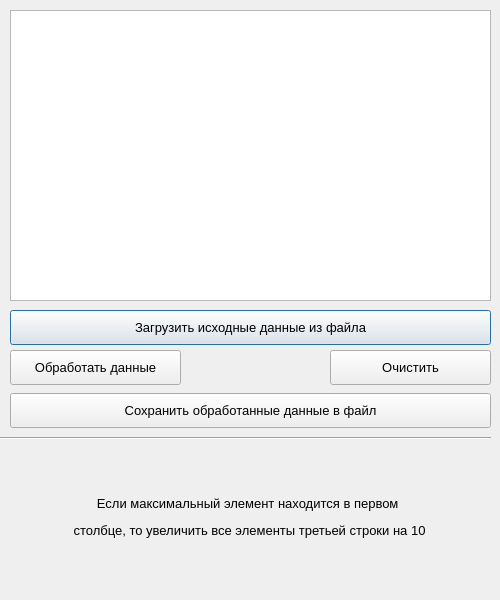
<?xml version="1.0" encoding="UTF-8"?>
<ui version="4.0">
 <class>Dialog</class>
 <widget class="QDialog" name="Dialog">
  <property name="geometry">
   <rect>
    <x>0</x>
    <y>0</y>
    <width>500</width>
    <height>600</height>
   </rect>
  </property>
  <property name="minimumSize">
   <size>
    <width>500</width>
    <height>600</height>
   </size>
  </property>
  <property name="maximumSize">
   <size>
    <width>500</width>
    <height>600</height>
   </size>
  </property>
  <property name="windowTitle">
   <string>Dialog</string>
  </property>
  <widget class="QPlainTextEdit" name="plainTextEdit">
   <property name="geometry">
    <rect>
     <x>10</x>
     <y>10</y>
     <width>481</width>
     <height>291</height>
    </rect>
   </property>
   <property name="font">
    <font>
     <family>Segoe UI</family>
     <pointsize>10</pointsize>
    </font>
   </property>
  </widget>
  <widget class="QPushButton" name="btn_upload_data">
   <property name="geometry">
    <rect>
     <x>10</x>
     <y>310</y>
     <width>481</width>
     <height>35</height>
    </rect>
   </property>
   <property name="font">
    <font>
     <family>Segoe UI</family>
     <pointsize>10</pointsize>
    </font>
   </property>
   <property name="text">
    <string>Загрузить исходные данные из файла</string>
   </property>
  </widget>
  <widget class="QPushButton" name="btn_process_data">
   <property name="geometry">
    <rect>
     <x>10</x>
     <y>350</y>
     <width>171</width>
     <height>35</height>
    </rect>
   </property>
   <property name="font">
    <font>
     <family>Segoe UI</family>
     <pointsize>10</pointsize>
    </font>
   </property>
   <property name="text">
    <string>Обработать данные</string>
   </property>
  </widget>
  <widget class="QPushButton" name="btn_clear">
   <property name="geometry">
    <rect>
     <x>330</x>
     <y>350</y>
     <width>161</width>
     <height>35</height>
    </rect>
   </property>
   <property name="font">
    <font>
     <family>Segoe UI</family>
     <pointsize>10</pointsize>
    </font>
   </property>
   <property name="text">
    <string>Очистить</string>
   </property>
  </widget>
  <widget class="QPushButton" name="btn_save_data">
   <property name="geometry">
    <rect>
     <x>10</x>
     <y>393</y>
     <width>481</width>
     <height>35</height>
    </rect>
   </property>
   <property name="font">
    <font>
     <family>Segoe UI</family>
     <pointsize>10</pointsize>
    </font>
   </property>
   <property name="text">
    <string>Сохранить обработанные данные в файл</string>
   </property>
  </widget>
  <widget class="QLabel" name="label_task_1">
   <property name="geometry">
    <rect>
     <x>4</x>
     <y>447</y>
     <width>491</width>
     <height>141</height>
    </rect>
   </property>
   <property name="font">
    <font>
     <family>Segoe UI</family>
     <pointsize>10</pointsize>
    </font>
   </property>
   <property name="text">
    <string>&lt;html&gt;&lt;head/&gt;&lt;body&gt;&lt;p align=&quot;center&quot;&gt;Если максимальный элемент находится в первом &lt;/p&gt;&lt;p align=&quot;center&quot;&gt;столбце, то увеличить все элементы третьей строки на 10&lt;/p&gt;&lt;/body&gt;&lt;/html&gt;</string>
   </property>
  </widget>
  <widget class="Line" name="line">
   <property name="geometry">
    <rect>
     <x>0</x>
     <y>430</y>
     <width>491</width>
     <height>16</height>
    </rect>
   </property>
   <property name="orientation">
    <enum>Qt::Horizontal</enum>
   </property>
  </widget>
 </widget>
 <resources/>
 <connections/>
</ui>
